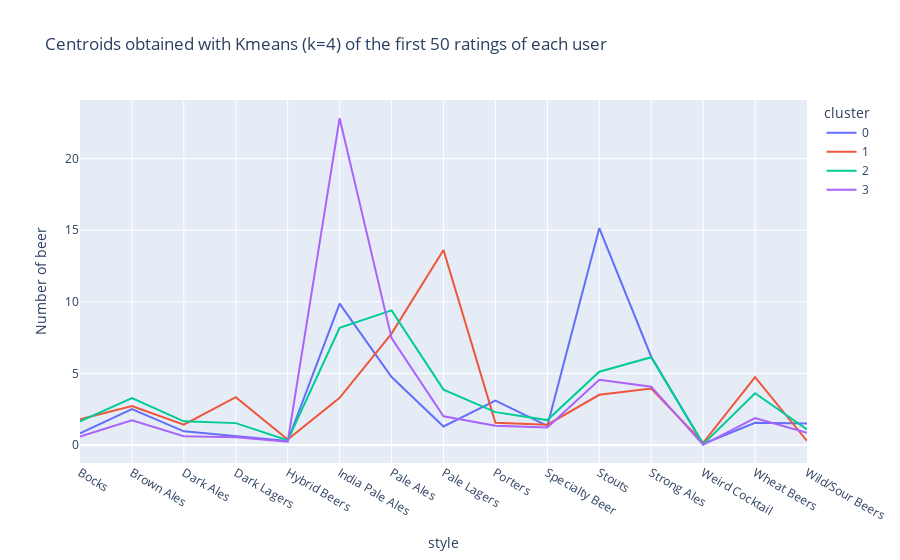

The code cell stored with this chart in its notebook:
### Code cell
fig = px.line(df_cluster_beer, x="style", y="Number of beer", color="cluster", title="Centroids obtained with Kmeans (k=4) of the first 50 ratings of each user")
fig.show()
#fig.write_html("centroid.html")

### Figure 1 — Plotly figure (JSON) as saved in the notebook; plotly's stock layout.template omitted (floating-point values rounded to 4 significant figures)
{"data": [{"hovertemplate": "cluster=0<br>style=%{x}<br>Number of beer=%{y}<extra></extra>", "legendgroup": "0", "line": {"color": "#636efa", "dash": "solid"}, "marker": {"symbol": "circle"}, "mode": "lines", "name": "0", "orientation": "v", "showlegend": true, "type": "scatter", "x": ["Bocks", "Brown Ales", "Dark Ales", "Dark Lagers", "Hybrid Beers", "India Pale Ales", "Pale Ales", "Pale Lagers", "Porters", "Specialty Beer", "Stouts", "Strong Ales", "Weird Cocktail", "Wheat Beers", "Wild/Sour Beers"], "xaxis": "x", "y": [0.8163, 2.505, 0.9592, 0.6327, 0.2806, 9.872, 4.75, 1.296, 3.097, 1.342, 15.15, 6.168, 0.07653, 1.551, 1.505], "yaxis": "y"}, {"hovertemplate": "cluster=1<br>style=%{x}<br>Number of beer=%{y}<extra></extra>", "legendgroup": "1", "line": {"color": "#EF553B", "dash": "solid"}, "marker": {"symbol": "circle"}, "mode": "lines", "name": "1", "orientation": "v", "showlegend": true, "type": "scatter", "x": ["Bocks", "Brown Ales", "Dark Ales", "Dark Lagers", "Hybrid Beers", "India Pale Ales", "Pale Ales", "Pale Lagers", "Porters", "Specialty Beer", "Stouts", "Strong Ales", "Weird Cocktail", "Wheat Beers", "Wild/Sour Beers"], "xaxis": "x", "y": [1.794, 2.723, 1.426, 3.348, 0.383, 3.298, 7.78, 13.62, 1.56, 1.418, 3.511, 3.95, 0.156, 4.745, 0.2837], "yaxis": "y"}, {"hovertemplate": "cluster=2<br>style=%{x}<br>Number of beer=%{y}<extra></extra>", "legendgroup": "2", "line": {"color": "#00cc96", "dash": "solid"}, "marker": {"symbol": "circle"}, "mode": "lines", "name": "2", "orientation": "v", "showlegend": true, "type": "scatter", "x": ["Bocks", "Brown Ales", "Dark Ales", "Dark Lagers", "Hybrid Beers", "India Pale Ales", "Pale Ales", "Pale Lagers", "Porters", "Specialty Beer", "Stouts", "Strong Ales", "Weird Cocktail", "Wheat Beers", "Wild/Sour Beers"], "xaxis": "x", "y": [1.66, 3.282, 1.655, 1.53, 0.3376, 8.193, 9.409, 3.868, 2.297, 1.744, 5.119, 6.132, 0.06345, 3.619, 1.091], "yaxis": "y"}, {"hovertemplate": "cluster=3<br>style=%{x}<br>Number of beer=%{y}<extra></extra>", "legendgroup": "3", "line": {"color": "#ab63fa", "dash": "solid"}, "marker": {"symbol": "circle"}, "mode": "lines", "name": "3", "orientation": "v", "showlegend": true, "type": "scatter", "x": ["Bocks", "Brown Ales", "Dark Ales", "Dark Lagers", "Hybrid Beers", "India Pale Ales", "Pale Ales", "Pale Lagers", "Porters", "Specialty Beer", "Stouts", "Strong Ales", "Weird Cocktail", "Wheat Beers", "Wild/Sour Beers"], "xaxis": "x", "y": [0.5983, 1.732, 0.6151, 0.5481, 0.2343, 22.83, 7.469, 2.013, 1.351, 1.222, 4.556, 4.075, 0.01255, 1.879, 0.8619], "yaxis": "y"}], "layout": {"legend": {"title": {"text": "cluster"}, "tracegroupgap": 0}, "title": {"text": "Centroids obtained with Kmeans (k=4) of the first 50 ratings of each user"}, "xaxis": {"anchor": "y", "domain": [0, 1], "title": {"text": "style"}}, "yaxis": {"anchor": "x", "domain": [0, 1], "title": {"text": "Number of beer"}}}}
